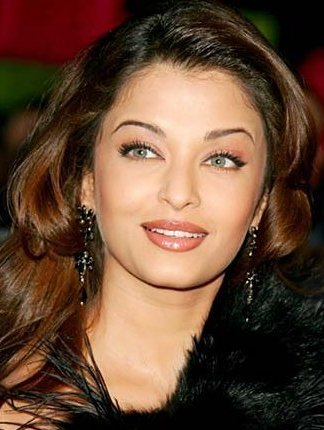
#> input picture Lab3/pic.jpg, 324 x 430 px
$ python main.py
#> lines starting #> are read from the running program, lines starting #| are printed output that depends on the picture; after the words box and inside, x2 and y2 are one past the last pixel; in counts of white or black regions, pixels touching at a corner belong together
#> in task_c, img is the input picture: shape (430, 324, 3); mean B, G, R 54.1, 73.4, 103.1
import cv2 as cv
import numpy as np
import os
import matplotlib.pyplot as plt

def skin_detection_rgb(image):
    image = cv.cvtColor(image, cv.COLOR_BGR2HSV)
#> image: shape (430, 324, 3); mean H, S, V 26.7, 142, 103.9
    skin_mask = cv.inRange(image, (0, 50, 100), (20, 255, 255))
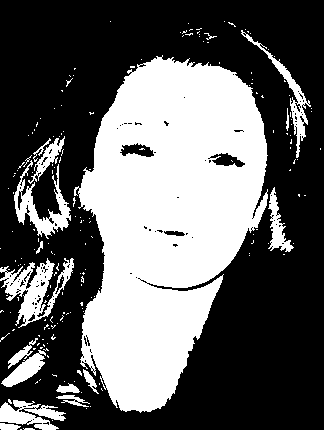
#> skin_mask: shape (430, 324); 38.7% white; 190 white regions (172 under 20 px), largest, box (x1, y1, x2, y2) and area: (74, 55, 268, 413) 45093, (0, 258, 74, 328) 1986, (14, 160, 71, 239) 1395
    for i in range(image.shape[0]):
        for j in range(image.shape[1]):
            r,g,b = image[i,j]
            if r > 95 and g > 40 and b > 20 and max(r,g,b) - min(r,g,b) > 15 and abs(r-g) > 15 and r > g and r > b:
                skin_mask[i,j] = 255
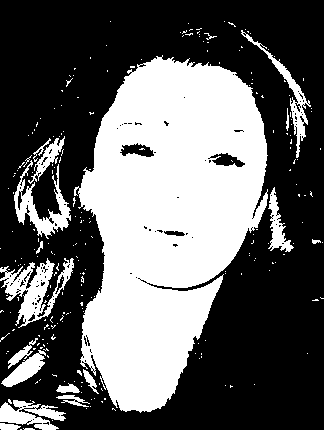
#> skin_mask: shape (430, 324); 38.7% white; 240 white regions (221 under 20 px), largest, box (x1, y1, x2, y2) and area: (74, 55, 268, 413) 45093, (0, 258, 74, 328) 1986, (14, 160, 71, 239) 1395
    return skin_mask

def skin_detection_hsv(image):
    image = cv.cvtColor(image, cv.COLOR_BGR2HSV)
    min = np.array([0,0.23*255,0.35*255], dtype = "uint8")
    max = np.array([50, 0.68*255, 255], dtype = "uint8")
    skin_mask = cv.inRange(image, min, max)
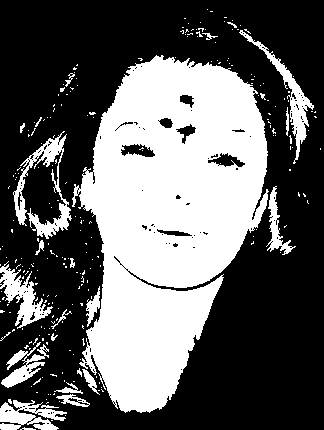
#> skin_mask: shape (430, 324); 38.2% white; 251 white regions (227 under 20 px), largest, box (x1, y1, x2, y2) and area: (72, 55, 269, 413) 44440, (13, 131, 72, 239) 1733, (239, 30, 314, 164) 1307
    return skin_mask

def skin_detection_ycrcb(image):
  ycbcr_image = cv.cvtColor(image, cv.COLOR_RGB2YCrCb)
#> ycbcr_image: shape (430, 324, 3); mean of channels 0, 1, 2 71, 116, 146.1
  min = np.array([80, 85, 135], dtype="uint8")
  max = np.array([255, 135, 180], dtype="uint8")
  skin_mask = cv.inRange(ycbcr_image, min, max)
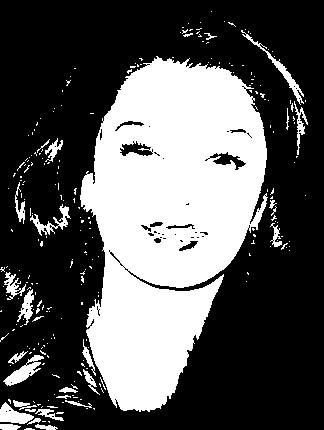
#> skin_mask: shape (430, 324); 34.7% white; 253 white regions (224 under 20 px), largest, box (x1, y1, x2, y2) and area: (80, 56, 268, 412) 43501, (3, 355, 44, 386) 466, (241, 30, 304, 105) 442

  return skin_mask

# [29 lines left out: function get_accuracy, not called in this run]

def create_confusion_matrix(tp, tn, fp, fn):
    confusion_matrix = np.array([[tp, fp], [fn, tn]])
    return confusion_matrix

# [18 lines left out: functions task_a, task_b, not called in this run]

def task_c():
    # [19 lines of commented-out code are left out]
    img = cv.imread("pic.jpg")
    img_detection_1 = skin_detection_rgb(img)
    img_detection_2 = skin_detection_hsv(img)
    img_detection_3 = skin_detection_ycrcb(img)
    merged_results = np.logical_or(np.logical_or(img_detection_1, img_detection_2), img_detection_3)
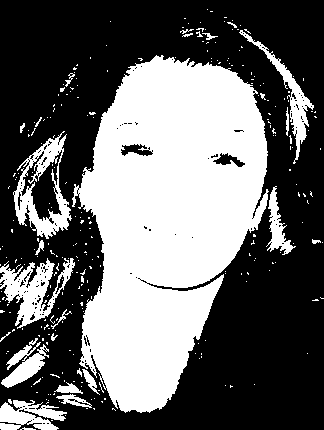
#> merged_results: shape (430, 324) bool; 40.5% white; 277 white regions (251 under 20 px)
    contours, _ = cv.findContours(merged_results.astype(np.uint8), cv.RETR_EXTERNAL, cv.CHAIN_APPROX_SIMPLE)
#> contours = 271 contours, 256 with area under 20; largest, box (x1, y1, x2, y2) and area: (72, 55, 269, 413) 45712, (13, 131, 72, 239) 3519, (0, 258, 75, 329) 2139, (239, 30, 314, 164) 1163, (0, 400, 67, 430) 1088
    min_x, min_y, max_x, max_y = float('inf'), float('inf'), 0, 0
    for contour in contours:
        x, y, w, h = cv.boundingRect(contour)
        min_x = min(min_x, x)
        min_y = min(min_y, y)
        max_x = max(max_x, x + w)
        max_y = max(max_y, y + h)
#> this loop made 271 passes
#> (x, y, w, h, min_x, min_y, max_x) on passes 1, 3, 4: (20, 427, 16, 3, 20, 427, 36), (65, 415, 1, 1, 20, 415, 66), (112, 408, 4, 3, 20, 408, 116)
    face_detection = img.copy()
    cv.rectangle(face_detection, (min_x, min_y), (max_x, max_y), (0, 255, 0), 2)
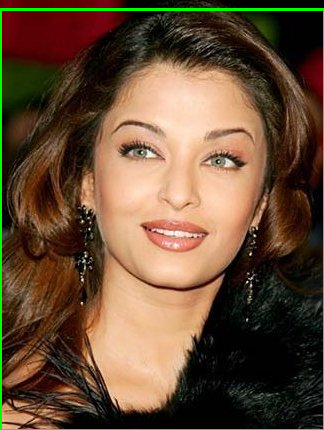
#> face_detection: shape (430, 324, 3); 1.83% of pixels changed, all inside (x1, y1, x2, y2) = (0, 8, 324, 430)
    cv.imshow("face_detection",face_detection)
    cv.waitKey(0)


def main():
    task_c()


if __name__ == '__main__':
    main()
